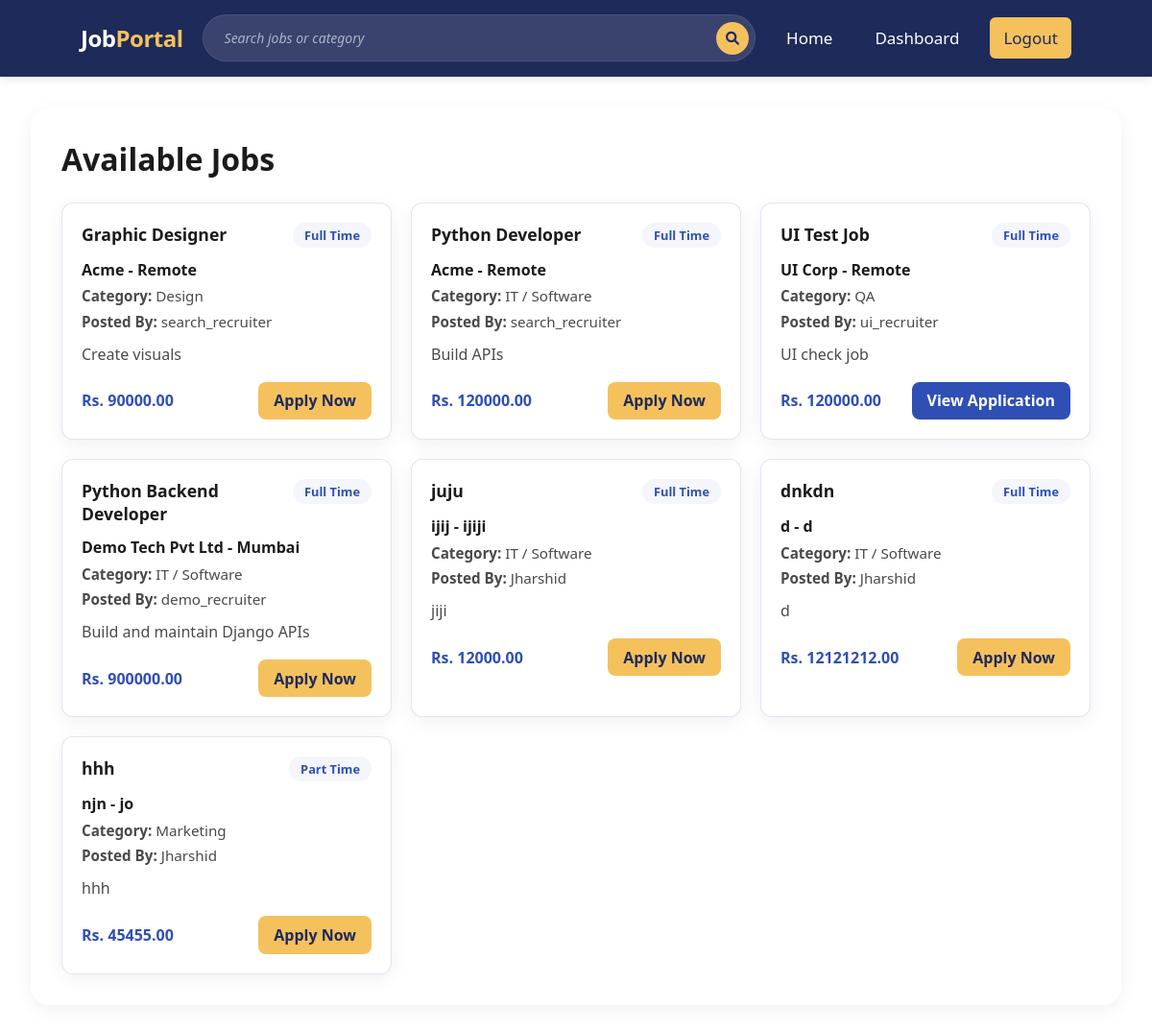
The page /home/ (signed in) on the database its author committed.
### accounts/models.py (models this page shows, shortened)
class User(models.Model):
    user = models.OneToOneField(AuthUser, on_delete=models.CASCADE, related_name='profile')
    role = models.CharField(max_length=20, choices=ROLE_CHOICES, default='jobseeker')
    email = models.EmailField(max_length=100)
    phone_number = models.CharField(max_length=20, blank=True)
    gender = models.CharField(max_length=10, choices=GENDER_CHOICES, default='male')
    first_name = models.CharField(max_length=100, blank=True)
    middle_name = models.CharField(max_length=100, blank=True)
    last_name = models.CharField(max_length=100, blank=True)
    date_of_birth = models.DateField(null=True, blank=True)
    address = models.TextField(blank=True)
    city = models.CharField(max_length=100, blank=True)
    state = models.CharField(max_length=100, blank=True)
    country = models.CharField(max_length=100, blank=True)
    zip_code = models.CharField(max_length=20, blank=True)

class RecruiterProfile(models.Model):
    user_profile = models.OneToOneField(User, on_delete=models.CASCADE, related_name='recruiter_profile')
    profile_picture = models.ImageField(upload_to='profile_pictures/', blank=True)
    experience = models.TextField(blank=True)
    company_position = models.CharField(max_length=200, blank=True)
    company_logo = models.ImageField(upload_to='company_logos/', blank=True)
    company_name = models.CharField(max_length=200, blank=True)
    company_website = models.URLField(blank=True)
    company_description = models.TextField(blank=True)
    company_address = models.TextField(blank=True)
    company_phone = models.CharField(max_length=20, blank=True)
    company_email = models.EmailField(blank=True)

### jobs/models.py (models this page shows, shortened)
class Job(models.Model):
    JOB_TYPES = [
        ('full_time', 'Full Time'),
        ('part_time', 'Part Time'),
        ('internship', 'Internship'),
        ('contract', 'Contract'),
    ]
    recruiter = models.ForeignKey(
        'accounts.RecruiterProfile',
        on_delete=models.CASCADE
    )
    title = models.CharField(max_length=200)
    job_type = models.CharField(
        max_length=50,
        choices=JOB_TYPES
    )
    job_category = models.ForeignKey(
        JobCategory,
        on_delete=models.PROTECT,
        related_name='jobs'
    )
    job_description = models.TextField()
    company = models.CharField(max_length=200)
    location = models.CharField(max_length=200)
    salary = models.DecimalField(max_digits=10, decimal_places=2)
    education_requirements = models.TextField()
    experience_requirements = models.TextField()
    skills_required = models.TextField()
    created_at = models.DateTimeField(auto_now_add=True)
    updated_at = models.DateTimeField(auto_now=True)

class JobCategory(models.Model):
    code = models.CharField(max_length=50, unique=True)
    name = models.CharField(max_length=100, unique=True)
    class Meta:
        ordering = ['name']
        verbose_name = 'Job Category'
        verbose_name_plural = 'Job Categories'

### accounts/views.py (the view)
# urls.py: 2. Add a URL to urlpatterns:  path('', views.home, name='home')
@login_required(login_url='login')
def home(request):
    user_profile, error_response = _resolve_request_profile(
        request,
        missing_redirect='login',
        logout_on_missing=True,
    )
    if error_response:
        return error_response
    context = _build_home_context(user_profile, request.GET.get('q', '').strip())
    return render(request, 'home.html', context)

### accounts/views.py (called while the page is built, shortened)
def _resolve_request_profile(request, *, missing_redirect='home', logout_on_missing=False):
    try:
        return request.user.profile, None
    except UserProfile.DoesNotExist:
        messages.error(request, 'Profile record does not exist for this account.')
        if logout_on_missing:
            auth_logout(request)
        return None, redirect(missing_redirect)

def _get_jobseeker_applications(user_profile):
    return Application.objects.select_related(
        'job',
        'recruiter__user_profile__user',
    ).filter(
        Q(applicant=user_profile) |
        Q(applicant__isnull=True, email__iexact=user_profile.email)
    ).distinct()

def _build_jobseeker_home_context(user_profile, search_query):
    jobs = Job.objects.select_related(
        'recruiter__user_profile__user',
        'job_category',
    ).order_by('-created_at')
    applications = _get_jobseeker_applications(user_profile)
    return {
        'jobs': jobs,
        'applied_job_ids': list(applications.values_list('job_id', flat=True)),
        'search_result_count': jobs.count(),
    }

def _build_home_context(user_profile, search_query):
    context = {
        'user_profile': user_profile,
        'is_jobseeker': user_profile.role == 'jobseeker',
        'is_recruiter': user_profile.role == 'recruiter',
        'jobs': Job.objects.none(),
        'jobseekers': UserProfile.objects.none(),
        'jobseeker_cards': [],
        'applied_job_ids': [],
        'search_query': search_query,
        'search_result_count': 0,
        'has_active_filters': bool(search_query),
    }
    if user_profile.role == 'jobseeker':
        context.update(_build_jobseeker_home_context(user_profile, search_query))
    elif user_profile.role == 'recruiter':
        context.update(_build_recruiter_home_context(search_query))
    return context

### templates/home.html (shortened to what this page needs)
{% extends 'base.html' %}
{% load static %}
{% block content %}
<main class="home-dashboard">
    <section class="content home-content">
        {% if is_jobseeker %}
        <h1>Available Jobs</h1>
        {% if jobs %}
        <div class="home-grid">
            {% for job in jobs %}
            <article class="home-card job-post-card">
                <div class="home-card-head">
                    <h3>{{ job.title }}</h3>
                    <span class="home-pill">{{ job.get_job_type_display }}</span>
                </div>
                <p class="home-company">{{ job.company }} - {{ job.location }}</p>
                <p class="home-meta"><strong>Category:</strong> {{ job.job_category.name }}</p>
                <p class="home-meta"><strong>Posted By:</strong> {{ job.recruiter.user_profile.user.username }}</p>
                <p class="home-description">{{ job.job_description|truncatechars:180 }}</p>
                <div class="home-card-footer">
                    <span class="home-salary">Rs. {{ job.salary }}</span>
                    {% if job.id in applied_job_ids %}
                    <a href="{% url 'my_applications' %}" class="home-action home-action-secondary">View Application</a>
                    {% else %}
                    <a href="{% url 'apply_job' job.id %}" class="home-action">Apply Now</a>
                    {% endif %}
                </div>
            </article>
            {% endfor %}
        </div>
        {% else %}
        <p class="home-empty">No job posts are available right now.</p>
        {% endif %}
        {% else %}
        <p class="home-empty">Invalid account role.</p>
        {% endif %}
    </section>
</main>
{% endblock %}

### templates/base.html (shortened to what this page needs)
{% load static %}
<!DOCTYPE html>
<html lang="en">
<head>
    <link rel="stylesheet" href="https://cdnjs.cloudflare.com/ajax/libs/font-awesome/6.0.0/css/all.min.css">
    <link rel="stylesheet" href="{% static 'styles.css' %}">
</head>
<body>
    <nav class="navbar" aria-label="Primary">
        <a class="logo" href="{% if user.is_authenticated %}{% url 'home' %}{% else %}{% url 'index' %}{% endif %}">
            Job<span>Portal</span>
        </a>
        {% if user.is_authenticated %}
        <form action="{% url 'home' %}" method="get" class="search-bar" role="search">
            <input
                type="text"
                name="q"
                value="{{ request.GET.q|default:'' }}"
                aria-label="{% if user.profile.role == 'recruiter' %}Search jobseekers{% else %}Search jobs{% endif %}"
                placeholder="{% if user.profile.role == 'recruiter' %}Search jobseekers by name{% else %}Search jobs or category{% endif %}">
            <button type="submit" aria-label="Submit search">
                <i class="fas fa-search"></i>
            </button>
        </form>
        {% endif %}
        <ul>
            <li><a href="{% url 'home' %}" class="active">Home</a></li>
            {% if user.is_authenticated %}
            <li><a href="{% url 'dashboard' %}">Dashboard</a></li>
            <li><a class="get-started" href="{% url 'logout' %}">Logout</a></li>
            {% else %}
            <li><a class="get-started" href="{% url 'login' %}">Login</a></li>
            <li><a class="get-started" href="{% url 'register' %}">Register</a></li>
            {% endif %}
        </ul>
    </nav>
    {% block content %}
    {% endblock %}
</body>
</html>

### rows shown on the page
Job: title "Graphic Designer", job_type "Full Time", company "Acme", location "Remote", job_category.name "Design", recruiter.user_profile.user.username "search_recruiter", job_description "Create visuals", salary "90000.00", shows "Apply Now"
Job: title "Python Developer", job_type "Full Time", company "Acme", location "Remote", job_category.name "IT / Software", recruiter.user_profile.user.username "search_recruiter", job_description "Build APIs", salary "120000.00", shows "Apply Now"
Job: title "UI Test Job", job_type "Full Time", company "UI Corp", location "Remote", job_category.name "QA", recruiter.user_profile.user.username "ui_recruiter", job_description "UI check job", salary "120000.00", shows "View Application"
Job: title "Python Backend Developer", job_type "Full Time", company "Demo Tech Pvt Ltd", location "Mumbai", job_category.name "IT / Software", recruiter.user_profile.user.username "demo_recruiter", job_description "Build and maintain Django APIs", salary "900000.00", shows "Apply Now"
Job: title "juju", job_type "Full Time", company "ijij", location "ijiji", job_category.name "IT / Software", recruiter.user_profile.user.username "Jharshid", job_description "jiji", salary "12000.00", shows "Apply Now"
Job: title "dnkdn", job_type "Full Time", company "d", location "d", job_category.name "IT / Software", recruiter.user_profile.user.username "Jharshid", job_description "d", salary "12121212.00", shows "Apply Now"
Job: title "hhh", job_type "Part Time", company "njn", location "jo", job_category.name "Marketing", recruiter.user_profile.user.username "Jharshid", job_description "hhh", salary "45455.00", shows "Apply Now"
